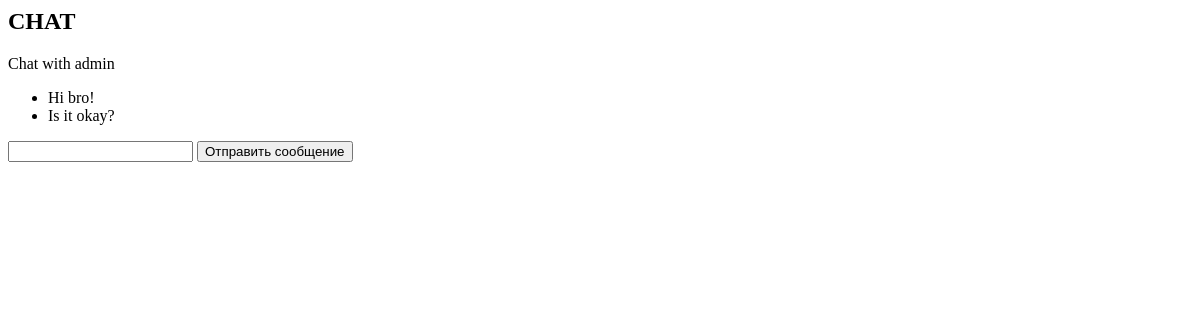
Page /chat/open_chat/1 (signed in) on the earlier database version.
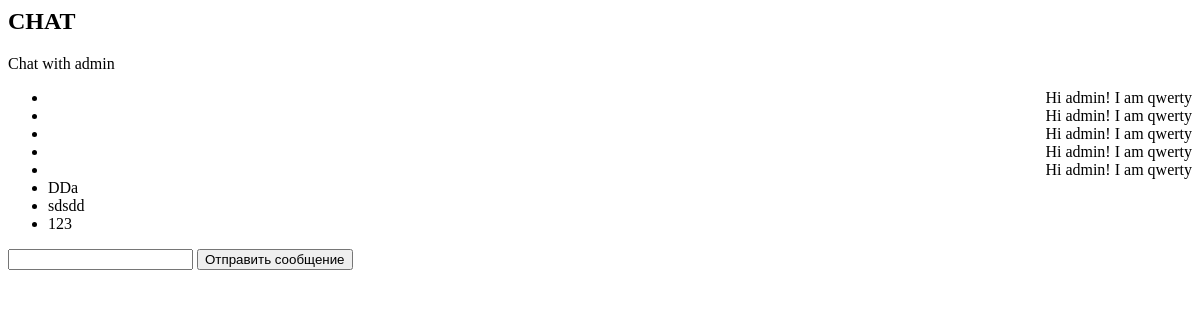
Same page on the later database version.
### chat/models.py (models this page shows, shortened)
class ChatMessage(models.Model):
    msg_from = models.ForeignKey(User, on_delete=models.SET_NULL, related_name="outgoing_messages", null=True)
    msg_to = models.ForeignKey(User, on_delete=models.SET_NULL, related_name="incoming_messages", null=True)
    publicated_at = models.DateTimeField(default=timezone.now, blank=True)
    text = models.TextField()
    image = models.ImageField(upload_to="chat_media/", blank=True, null=True)

### chat/views.py (the view)
# urls.py: path("open_chat/<int:user_id>", views.open_chat, name="open_chat"),
@login_required()
def open_chat(request, user_id):
    messages = ChatMessage.objects.filter(Q(msg_from=request.user, msg_to=user_id) | Q(msg_from=user_id, msg_to=request.user))
    if user_id == request.user.pk:
        raise HTTPError(404)
    companion = get_object_or_404(User, pk=user_id)
    message_data = MessageSerializer(messages, many=True)
    companion_data = UserSerializer(companion)
    data = {
        "messages": message_data.data,
        "companion": companion_data.data,
    }
    response = render(request, "chat/index.html", {"messages":messages, "companion":companion, "data":data})
    response.set_cookie(key="secret_key", value=request.user.id)
    return response

### chat/templates/chat/index.html (shortened to what this page needs)
{% load static %}
<h2>CHAT</h2>
<div>Chat with {{ companion.username }}</div>
<ul>
    {% for msg in messages %}
    <li>
        <div style="text-align:{% if companion.id == msg.msg_from.id %}left;{% else %}right;{% endif %}">
            {{ msg.text }}
        </div>
    </li>
    {% endfor %}
</ul>
<form id="form">
    <input type="text" id="input">
    <button type="submit">Отправить сообщение</button>
</form>

Differences in the rows shown:
removed ChatMessage: text "Hi bro!"
removed ChatMessage: text "Is it okay?"
added ChatMessage: text "Hi admin! I am qwerty"
added ChatMessage: text "Hi admin! I am qwerty"
added ChatMessage: text "Hi admin! I am qwerty"
added ChatMessage: text "Hi admin! I am qwerty"
added ChatMessage: text "Hi admin! I am qwerty"
added ChatMessage: text "DDa"
added ChatMessage: text "sdsdd"
added ChatMessage: text "123"
